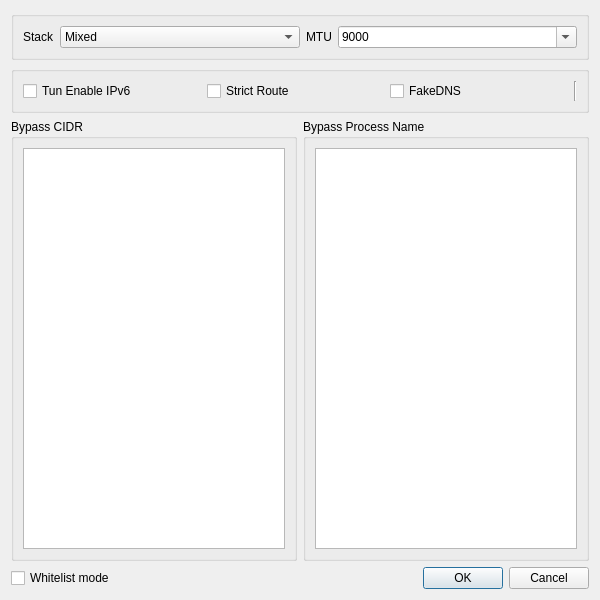
<?xml version="1.0" encoding="UTF-8"?>
<ui version="4.0">
 <class>DialogVPNSettings</class>
 <widget class="QDialog" name="DialogVPNSettings">
  <property name="geometry">
   <rect>
    <x>0</x>
    <y>0</y>
    <width>600</width>
    <height>600</height>
   </rect>
  </property>
  <property name="windowTitle">
   <string>Tun Settings</string>
  </property>
  <layout class="QVBoxLayout" name="verticalLayout">
   <item>
    <widget class="QGroupBox" name="groupBox">
     <property name="sizePolicy">
      <sizepolicy hsizetype="Preferred" vsizetype="Maximum">
       <horstretch>0</horstretch>
       <verstretch>0</verstretch>
      </sizepolicy>
     </property>
     <layout class="QHBoxLayout" name="horizontalLayout_5">
      <item>
       <widget class="QLabel" name="label_4">
        <property name="sizePolicy">
         <sizepolicy hsizetype="Maximum" vsizetype="Preferred">
          <horstretch>0</horstretch>
          <verstretch>0</verstretch>
         </sizepolicy>
        </property>
        <property name="text">
         <string notr="true">Stack</string>
        </property>
       </widget>
      </item>
      <item>
       <widget class="QComboBox" name="vpn_implementation">
        <item>
         <property name="text">
          <string notr="true">Mixed</string>
         </property>
        </item>
        <item>
         <property name="text">
          <string notr="true">gVisor</string>
         </property>
        </item>
        <item>
         <property name="text">
          <string notr="true">System</string>
         </property>
        </item>
       </widget>
      </item>
      <item>
       <widget class="QLabel" name="label_10">
        <property name="sizePolicy">
         <sizepolicy hsizetype="Maximum" vsizetype="Preferred">
          <horstretch>0</horstretch>
          <verstretch>0</verstretch>
         </sizepolicy>
        </property>
        <property name="text">
         <string notr="true">MTU</string>
        </property>
       </widget>
      </item>
      <item>
       <widget class="QComboBox" name="vpn_mtu">
        <property name="editable">
         <bool>true</bool>
        </property>
        <item>
         <property name="text">
          <string notr="true">9000</string>
         </property>
        </item>
        <item>
         <property name="text">
          <string notr="true">1500</string>
         </property>
        </item>
       </widget>
      </item>
     </layout>
    </widget>
   </item>
   <item>
    <widget class="QGroupBox" name="horizontalGroupBox_2">
     <layout class="QHBoxLayout" name="horizontalLayout">
      <item>
       <widget class="QCheckBox" name="vpn_ipv6">
        <property name="text">
         <string>Tun Enable IPv6</string>
        </property>
       </widget>
      </item>
      <item>
       <widget class="QCheckBox" name="strict_route">
        <property name="text">
         <string notr="true">Strict Route</string>
        </property>
       </widget>
      </item>
      <item>
       <widget class="QCheckBox" name="fake_dns">
        <property name="text">
         <string notr="true">FakeDNS</string>
        </property>
       </widget>
      </item>
      <item>
       <widget class="Line" name="line">
        <property name="orientation">
         <enum>Qt::Vertical</enum>
        </property>
       </widget>
      </item>
     </layout>
    </widget>
   </item>
   <item>
    <layout class="QHBoxLayout" name="horizontalLayout_2">
     <item>
      <widget class="QGroupBox" name="gb_cidr">
       <property name="title">
        <string>Bypass CIDR</string>
       </property>
       <layout class="QVBoxLayout" name="verticalLayout_2">
        <item>
         <widget class="QPlainTextEdit" name="vpn_rule_cidr"/>
        </item>
       </layout>
      </widget>
     </item>
     <item>
      <widget class="QGroupBox" name="gb_process_name">
       <property name="title">
        <string>Bypass Process Name</string>
       </property>
       <layout class="QVBoxLayout" name="verticalLayout_4">
        <item>
         <widget class="QPlainTextEdit" name="vpn_rule_process"/>
        </item>
       </layout>
      </widget>
     </item>
    </layout>
   </item>
   <item>
    <layout class="QHBoxLayout" name="horizontalLayout_3">
     <item>
      <widget class="QCheckBox" name="whitelist_mode">
       <property name="toolTip">
        <string>Traffic matched by these TUN rules is handled by sing-box.</string>
       </property>
       <property name="text">
        <string>Whitelist mode</string>
       </property>
      </widget>
     </item>
     <item>
      <spacer name="horizontalSpacer">
       <property name="orientation">
        <enum>Qt::Horizontal</enum>
       </property>
       <property name="sizeHint" stdset="0">
        <size>
         <width>40</width>
         <height>20</height>
        </size>
       </property>
      </spacer>
     </item>
     <item>
      <widget class="QDialogButtonBox" name="buttonBox">
       <property name="standardButtons">
        <set>QDialogButtonBox::Cancel|QDialogButtonBox::Ok</set>
       </property>
      </widget>
     </item>
    </layout>
   </item>
  </layout>
 </widget>
 <tabstops>
  <tabstop>vpn_implementation</tabstop>
  <tabstop>vpn_mtu</tabstop>
  <tabstop>vpn_ipv6</tabstop>
  <tabstop>strict_route</tabstop>
  <tabstop>fake_dns</tabstop>
  <tabstop>single_core</tabstop>
  <tabstop>hide_console</tabstop>
  <tabstop>vpn_rule_cidr</tabstop>
  <tabstop>vpn_rule_process</tabstop>
  <tabstop>whitelist_mode</tabstop>
  <tabstop>troubleshooting</tabstop>
 </tabstops>
 <resources/>
 <connections>
  <connection>
   <sender>buttonBox</sender>
   <signal>accepted()</signal>
   <receiver>DialogVPNSettings</receiver>
   <slot>accept()</slot>
   <hints>
    <hint type="sourcelabel">
     <x>399</x>
     <y>575</y>
    </hint>
    <hint type="destinationlabel">
     <x>399</x>
     <y>299</y>
    </hint>
   </hints>
  </connection>
  <connection>
   <sender>buttonBox</sender>
   <signal>rejected()</signal>
   <receiver>DialogVPNSettings</receiver>
   <slot>reject()</slot>
   <hints>
    <hint type="sourcelabel">
     <x>399</x>
     <y>575</y>
    </hint>
    <hint type="destinationlabel">
     <x>399</x>
     <y>299</y>
    </hint>
   </hints>
  </connection>
 </connections>
</ui>
